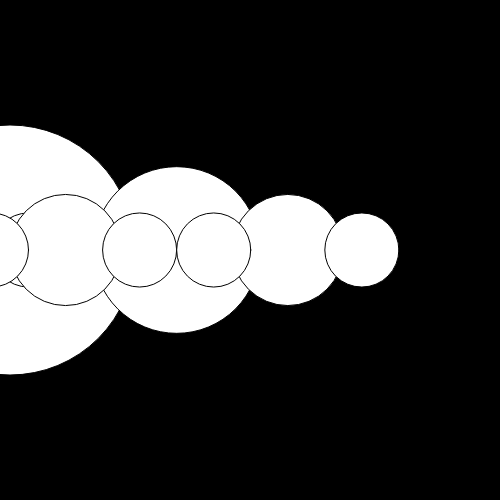
Frame 1 (no input)
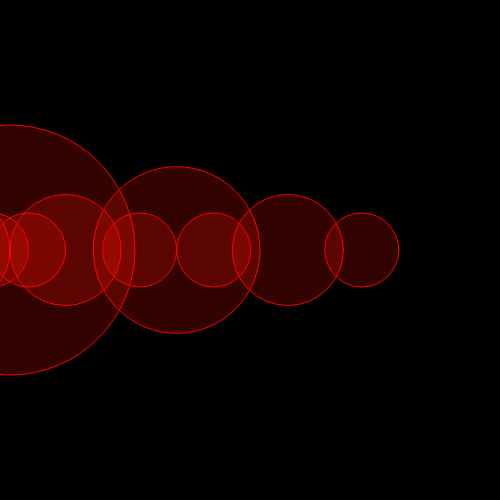
Frame 60 (no input)
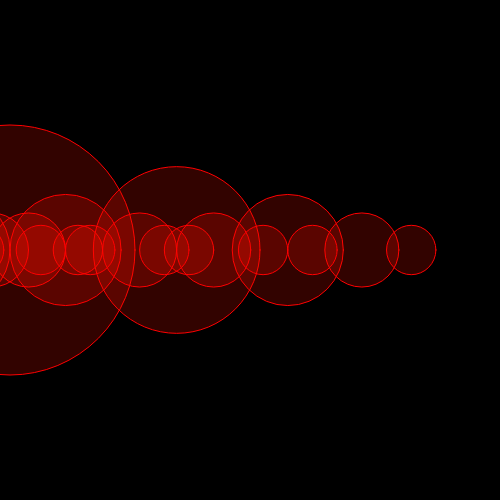
Frame 120 (the mouse pressed at the canvas centre since frame 60)

The p5.js sketch that drew these frames (run headless with seeded random() and noise() and a simulated clock; from frame 60 on, the mouse is pressed at the canvas centre):

// p5.js sketch
// ── sketch.js
function setup() {
  createCanvas(500, 500);
   
}

function draw() {
  background(0);
  
  if (mouseIsPressed);{
  let levels = round(map(mouseX, 0, width, 0, 8));
  drawCircle(10, width /2, 250, levels);}
   stroke(300, 0, 0)
  fill(300, 20, 0, 50)
  
  
}

function drawCircle(x, y, radius, levels){
  circle(x, y, radius);
  if(levels > -7){
    drawCircle(x-radius/1.5, y, radius/1.5, levels-3);
    drawCircle(x+radius/1.5, y, radius/1.5, levels-3);
    
  }
  

}
